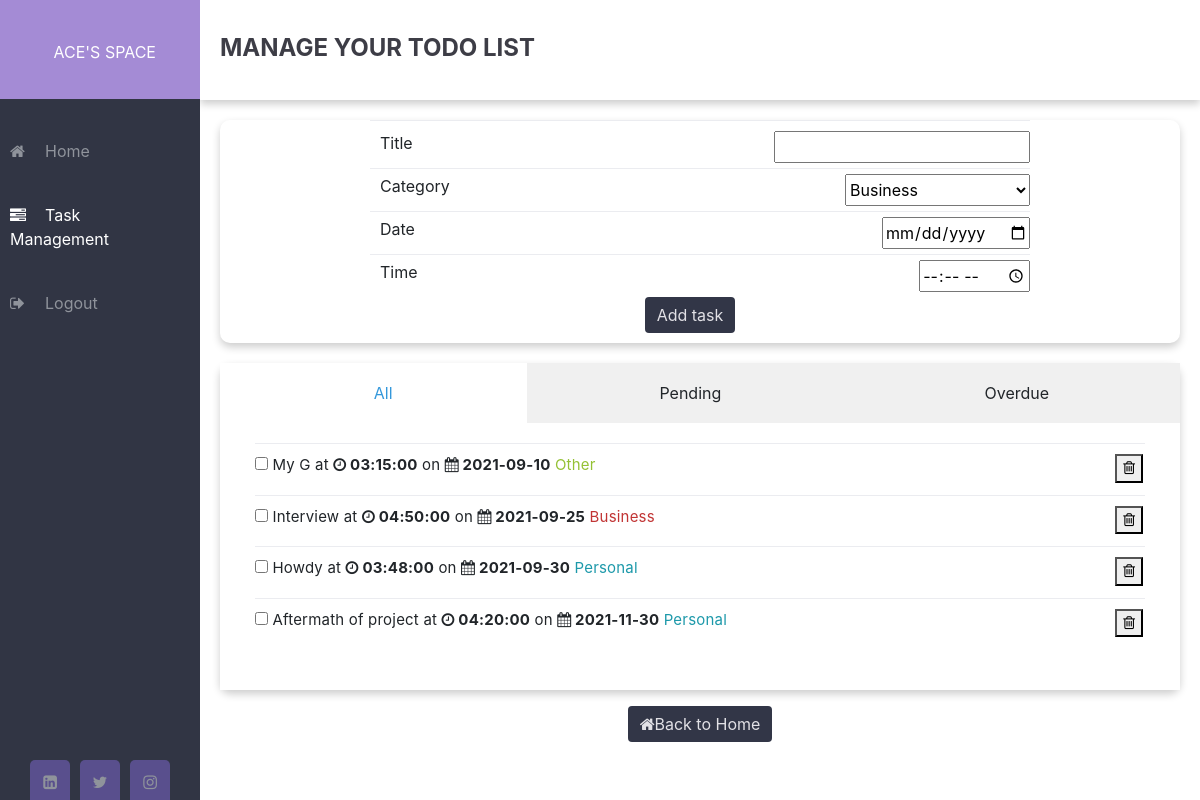
Screenshot of /create-task (signed in) with the database file from the repository.
### Todolist/auth/models.py (models this page shows, shortened)
class User(UserMixin, db.Model):
    __tablename__ = 'user'
    id = db.Column(db.Integer, primary_key=True)
    username = db.Column(db.String(64), index=True, unique=True)
    email = db.Column(db.String(120), index=True, unique=True)
    password_hash = db.Column(db.String(128))
    todo = db.relationship('Todo', backref='author', lazy='dynamic')

### Todolist/models.py (models this page shows, shortened)
class Todo(db.Model):
    id = db.Column(db.Integer, primary_key=True)
    title = db.Column(db.String(140))
    date = db.Column(db.Date())
    time = db.Column(db.Time())
    category= db.Column(db.String, db.ForeignKey('category.name'))
    user_id = db.Column(db.Integer, db.ForeignKey('user.id'))

### Todolist/task/views.py (the view, shortened to what this page needs)
@task.route('/create-task', methods=['GET', 'POST'])
@login_required
def tasks():
    check= None
    user = current_user
    todo= Todo.query.filter_by(author=user)
    date= datetime.now()
    now= date.strftime("%Y-%m-%d")
    form= TaskForm()
    form.category.choices =[(category.id, category.name) for category in Category.query.all()]
    return render_template('task/tasks.html', title='Create Tasks', form=form, todo=todo, DateNow=now, check=check)

### Todolist/task/forms.py
class TaskForm(FlaskForm):
    title = StringField('Title', validators=[DataRequired()])
    category = SelectField('Category', coerce=int , validators=[DataRequired()])
    date = DateField('Date', format='%Y-%m-%d' , validators=[DataRequired()])
    time = TimeField('Time', format='%H:%M' , validators=[DataRequired()])
    submit = SubmitField('Add task')

### Todolist/auth/models.py (called while the page is built)
@login.user_loader
def load_user(id):
    return User.query.get(int(id))

### Todolist/task/templates/task/tasks.html (shortened to what this page needs)
{% extends "base.html" %}
{% block content %}
<div django-app="TaskManager" class="task_content categories" >
    <div class="">
            <div class="content">
                    <div class="welcome">
                        <span class="welcome-text">Manage Your ToDo List</span>
                    </div>
    <form action="" method="post" novalidate>
        <div class="inputContainer Task">
            {{ form.title.label }}<br>
            {{ form.title(size=20) }}
        </div>
        <div class="inputContainer choice ">
            {{ form.category.label}}<br>
            {{ form.category}}
        </div>
        <div class="inputContainer  date ">
            {{ form.date.label }}<br>
            {{ form.date }}
        </div>
        <div class="inputContainer  time">
            {{ form.time.label }}<br>
            {{ form.time }}
        </div>
        <div class="buttons">
            {{ form.submit(class="taskAdd btn") }}
        </div>
    </form>
      <form action="" method="post">
        <div class="tabs effect-1">
          <span>All</span>
          <span>Pending</span>
          <span>Overdue</span>
        <div class="tab-content">
            <section id="tab-item-1">
                <ul class="taskList">
                    {% for todo in todo %}
                    <li class="currentTaskItem">
                        <input type="checkbox" class="taskCheckbox" name="checkedbox" id="{{ todo.id }}" value="{{ todo.id }}" >
                        <label for="{{ todo.id }}"><span class="complete-">{{ todo.title }}</span></label>
                        <span class="taskDone" >at</span>
                        <strong class="taskDone"><i class="fa fa-clock-o"></i> {{ todo.time }}</strong>
                        <span class="taskDone" >on</span>
                        <strong class="taskDatee taskDone"><i class="fa fa-calendar"></i> {{ todo.date }}</strong>
                        <span class="categorypage-{{ todo.category }}">{{ todo.category }}</span>
                        <button class="taskDelete " name="taskDelete" formnovalidate="" type="submit" ><i class="fa fa-trash-o icon"></i></button>
                    </li>
                    {% endfor %}
                </ul>
            </section>
          </div>
         </div>
        </form>
        </div>
    </div>
    <div class="done">
    <a href="{{url_for('home.homepage')}}" class="btn btn-primary mt-3"> <i class="fa fa-home"></i>Back to Home </a>
    </div>
</div>
{% endblock %}

### Todolist/templates/sidebar.html (shortened to what this page needs)
<div id="mySidebar" class="sidebar">
  <div class="top-sidebar">
    &nbsp;{{current_user.username}}'s Space
  </div>
  <ul>
    <li><a class=" {% if request.url_rule.endpoint == 'home.homepage' %} active {% endif %}" href="{{url_for('home.homepage')}}"><i class="fa fa-home"></i>Home</a></li>
    <li><a class=" {% if request.url_rule.endpoint == 'task.tasks' %} active {% endif %}" href="{{url_for('task.tasks')}}"><i class="fa fa-tasks"></i>Task Management</a></li>
    <li><a href="{{url_for('auth.logout')}}"><i class="fa fa-sign-out"></i>Logout</a></li>
  </ul>
  <div class="social_media">
    <a href="https://www.linkedin.com/in/faruq-abdulsalam-b2847b160/"><i class="fa fa-linkedin-square"></i></a>
    <a href="https://twitter.com/_Ace_II/"><i class="fa fa-twitter"></i></a>
    <a href="https://www.instagram.com/faruq.t/"><i class="fa fa-instagram"></i></a>
  </div>
</div>

### Todolist/static/styles.css (style rules this page uses)
*, *:before, *:after { -webkit-box-sizing: border-box; -moz-box-sizing: border-box; box-sizing: border-box; }
body { padding: 0; margin: 0; font-family: 'Nunito', sans-serif; list-style: none; text-decoration: none; min-height: 100vh; overflow-x: hidden; }
ul { list-style-type: none; }
.wrapper .sidebar { width: 200px; height: 100%; background: #313544; padding-left: 0px; padding-right: 0px; padding-bottom: 30px; position: fixed; overflow-x: hidden; }
.wrapper .sidebar .top-sidebar { color: #fff; background: #a48bd5; margin-bottom: 20px; padding: 40px 0px 35px 5px; text-transform: uppercase; text-align: center; }
.wrapper .sidebar ul { padding-left: 0px; }
.wrapper .sidebar ul li { padding: 20px 20px 20px 10px; }
.wrapper .sidebar ul li .active { color: #fff; }
.wrapper .sidebar ul li a { color: #8f939b; display: block; }
.wrapper .sidebar ul li a .fa { width: 35px; }
.wrapper .sidebar .social_media { position: absolute; bottom: 0; left: 50%; transform: translateX(-50%); display: flex; }
.wrapper .sidebar .social_media a { display: block; width: 40px; background: #594f8d; height: 40px; line-height: 45px; text-align: center; margin: 0 5px; color: #8f939b; border-top-left-radius: 5px; border-top-right-radius: 5px; }
.wrapper .main_content, .wrapper .task_content { width: 100%; margin-left: 200px; }
.wrapper .main_content .welcome, .wrapper .task_content .welcome { box-shadow: 0 4px 8px 0 rgba(0,0,0,0.2); transition: 0.3s; width: 100%; height:100px; padding: 30px 0px 0px 20px; margin-bottom: 20px; }
.welcome-text { color: #3d3d46; text-transform: uppercase; font-size: 1.5rem; font-weight: bold; }
.taskAdd { margin-bottom:10px; margin-right: 20px; }
.buttons { text-align:center; margin-bottom: 20px; }
.done { text-align: center; margin-bottom: 10px; }
.taskDelete { float: right; margin-right: 2px; }
.taskList { padding: 0 15px; padding-bottom: 5px; }
.currentTaskItem, .overdueTaskItem { border-top: 1px solid #ebecf0; padding: 10px 0; font-size: 15px; letter-spacing: 0.2px; }
.taskList .taskDatee { text-transform: uppercase; }
.categoryy-Personal, .categorypage-Personal { color: #1D99AA; }
.categoryy-Business, .categorypage-Business { color: #C13434; }
.categoryy-Other, .categorypage-Other { color: #94C134; }
.btn { color: #e2e1e6 !important; background-color: rgb(50, 54, 71) !important; padding: .75rem 1.5rem; border-radius: .5rem; text-decoration: none; font-size: .9rem; outline: none; border: none !important; cursor: pointer; }
.inputContainer { border-top: 1px solid #ebecf0; padding-bottom: 5px; padding-top: 5px; padding-left: 10px; margin-left: 150px; margin-right: 150px; display: flex; justify-content: space-between; }
.inputContainer select { width:185px; }
.content form { box-shadow: 0 4px 8px 0 rgb(0 0 0 / 20%); margin: 0px 20px; border-radius: 10px; }
.categories .time { padding-bottom: 5px; }
.categories .date { padding-bottom: 5px; }
form .Task { padding-top: 10px; }
form { border-radius: .5rem; margin-bottom: 10px; margin-left: 50px; margin-right: 50px; }
.tabs { background: #fff; position: relative; }
.tabs > input, .tabs > span { width: 20%; height: 60px; line-height: 60px; position: absolute; top: 0; }
.tabs > span { background: #f0f0f0; text-align: center; overflow: hidden; }
.tabs > span i, .tabs > span { -webkit-transition: all .5s; -moz-transition: all .5s; -o-transition: all .5s; transition: all .5s; }
.tabs > input:checked + span { background: #fff; }
.tabs > input:checked + span, .tabs > input:hover + span { color: #3498DB; }
#tab-1, #tab-1 + span { left: 0; width:34%; }
#tab-2, #tab-2 + span { left: 32%; width:34%; }
#tab-3, #tab-3 + span { left: 66%; width:34%; }
.tab-content { padding: 80px 20px 20px; width: 100%; min-height: 200px; }
.tab-content section { width: 100%; display: none; }
#tab-1:checked ~ .tab-content #tab-item-1 { display: block; }
.effect-1 > input:checked + span { background: #fff; }

### rows the page displays
User: username "ACE"
Todo: title "My G", time "03:15:00", date "2021-09-10", category "Other"
Todo: title "Interview", time "04:50:00", date "2021-09-25", category "Business"
Todo: title "Howdy", time "03:48:00", date "2021-09-30", category "Personal"
Todo: title "Aftermath of project", time "04:20:00", date "2021-11-30", category "Personal"
